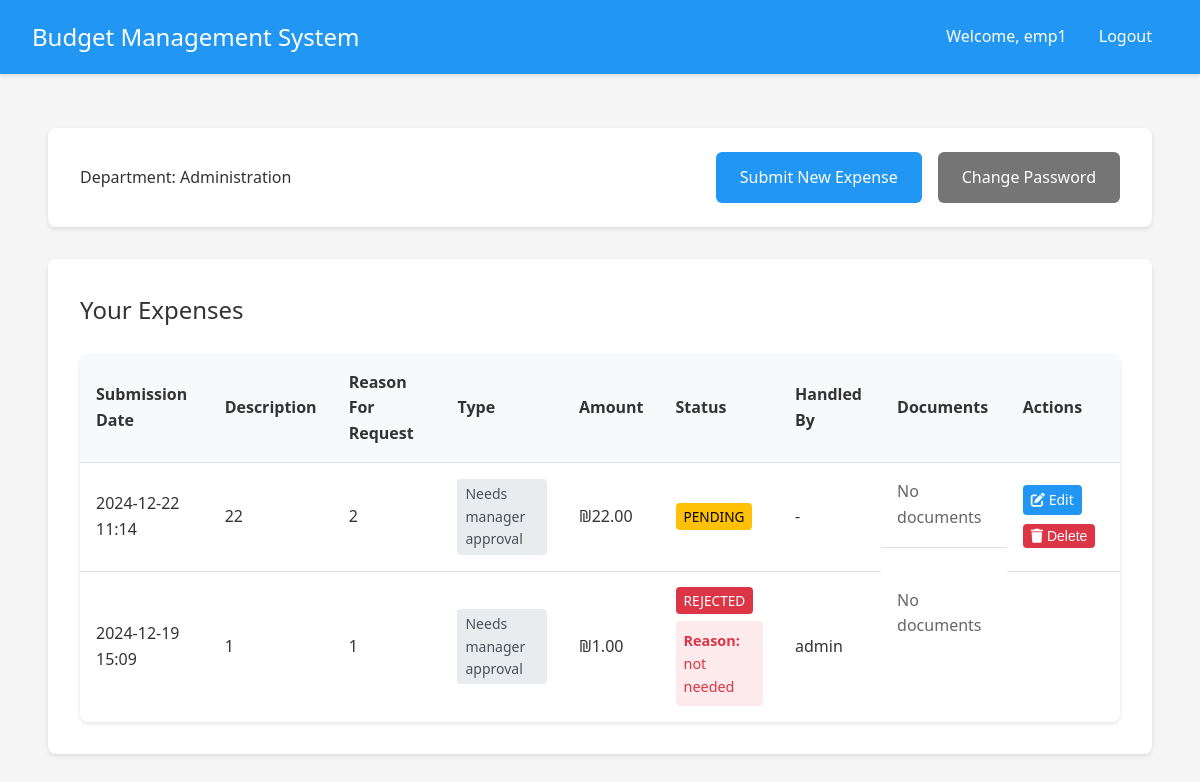
Before: /employee/dashboard (signed in) with the older database file.
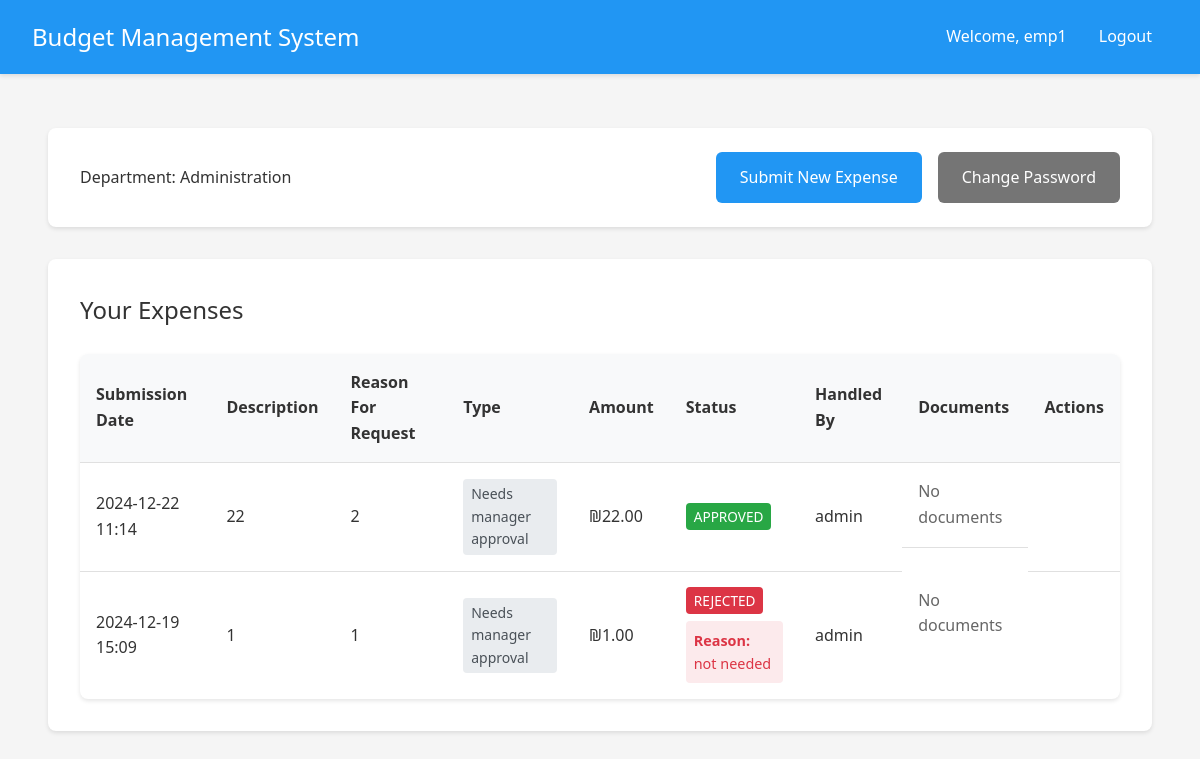
After: the same page with the newer database file.
### app.py (models this page shows, shortened)
class Expense(db.Model):
    __tablename__ = 'expense'
    id = db.Column(db.Integer, primary_key=True)
    amount = db.Column(db.Float, nullable=False)
    description = db.Column(db.String(200))
    reason = db.Column(db.String(500))
    type = db.Column(db.String(50), nullable=False, default='needs_approval')  # New field
    date = db.Column(db.DateTime, nullable=False, default=datetime.utcnow)
    status = db.Column(db.String(20), default='pending')
    user_id = db.Column(db.Integer, db.ForeignKey('user.id'), nullable=False)
    subcategory_id = db.Column(db.Integer, db.ForeignKey('subcategory.id'), nullable=False)
    quote_filename = db.Column(db.String(255))
    invoice_filename = db.Column(db.String(255))
    receipt_filename = db.Column(db.String(255))
    manager_id = db.Column(db.Integer, db.ForeignKey('user.id'), nullable=True)
    handled_at = db.Column(db.DateTime, nullable=True)
    rejection_reason = db.Column(db.String(500))

class User(UserMixin, db.Model):
    __tablename__ = 'user'
    id = db.Column(db.Integer, primary_key=True)
    username = db.Column(db.String(80), unique=True, nullable=False)
    email = db.Column(db.String(120), unique=False, nullable=False)
    password = db.Column(db.String(120), nullable=False)
    is_manager = db.Column(db.Boolean, default=False)
    is_admin = db.Column(db.Boolean, default=False)
    status = db.Column(db.String(20), default='active')  # active, inactive, pending
    department_id = db.Column(db.Integer, db.ForeignKey('department.id'))
    home_department = db.relationship('Department',
                                    foreign_keys=[department_id],
                                    back_populates='employees')
    managed_departments = db.relationship('Department',
                                       secondary=manager_departments,
                                       backref=db.backref('department_managers', lazy='dynamic'))
    submitted_expenses = db.relationship('Expense',
                                       primaryjoin='User.id==Expense.user_id',
                                       backref='submitter',
                                       lazy=True)
    handled_expenses = db.relationship('Expense',
                                     primaryjoin='User.id==Expense.manager_id',
                                     backref='handler',
                                     lazy=True)

### app.py (the view)
@app.route('/employee/dashboard')
@login_required
def employee_dashboard():
    if current_user.is_manager:
        return redirect(url_for('manager_dashboard'))
    expenses = Expense.query.filter_by(user_id=current_user.id).order_by(Expense.date.desc()).all()
    return render_template('employee_dashboard.html', expenses=expenses)

### app.py (called while the page is built)
@login_manager.user_loader
def load_user(user_id):
    return User.query.get(int(user_id))

@app.template_filter('format_expense_type')
def format_expense_type(value):
    types = {
        'future_approval': 'Approval for future purchase',
        'auto_approved': 'Automatically approved expense',
        'needs_approval': 'Needs manager approval',
        'pre_approved': 'Pre-approved by manager'
    }
    return types.get(value, value)

### templates/employee_dashboard.html (shortened to what the changed rows need)
{% extends "base.html" %}
{% block content %}
<div class="container">
    <div class="card">
        <h2>Your Expenses</h2>
        <div class="table-responsive">
            <table>
                <thead>
                    <tr>
                        <th>Submission Date</th>
                        <th>Description</th>
                        <th>Reason For Request</th>
                        <th>Type</th>
                        <th>Amount</th>
                        <th>Status</th>
                        <th>Handled By</th>
                        <th>Documents</th>
                        <th>Actions</th>
                    </tr>
                </thead>
                <tbody>
                    {% for expense in expenses %}
                    <tr>
                        <td title="{{ expense.date.strftime('%Y-%m-%d %H:%M:%S') }}">{{ expense.date.strftime('%Y-%m-%d %H:%M') }}</td>
                        <td>{{ expense.description }}</td>
                        <td>{{ expense.reason }}</td>
                        <td><span class="expense-type">{{ expense.type|format_expense_type }}</span></td>
                        <td>₪{{ "%.2f"|format(expense.amount) }}</td>
                        <td class="status-{{ expense.status }}">
                            {% if expense.status == 'rejected' %}
                                <span class="badge danger">Rejected</span>
                                {% if expense.rejection_reason %}
                                    <div class="rejection-reason">
                                        <strong>Reason:</strong> {{ expense.rejection_reason }}
                                    </div>
                                {% endif %}
                            {% elif expense.status == 'approved' %}
                                <span class="badge success">Approved</span>
                            {% elif expense.status == 'pending' %}
                                <span class="badge warning">Pending</span>
                            {% endif %}
                        </td>
                        <td>
                            {% if expense.status != 'pending' %}
                                {{ expense.handler.username if expense.handler else 'N/A' }}
                            {% else %}
                                -
                            {% endif %}
                        </td>
                        <td class="document-links">
                            {% if not expense.quote_filename and not expense.invoice_filename and not expense.receipt_filename %}
                                <span class="text-muted">No documents</span>
                            {% endif %}
                        </td>
                        <td>
                            {% if expense.status == 'pending' %}
                                <div class="action-buttons">
                                    <a href="{{ url_for('edit_expense', expense_id=expense.id) }}" class="button primary small" title="Edit Expense">
                                        <i class="fas fa-edit"></i> Edit
                                    </a>
                                    <form action="{{ url_for('delete_expense', expense_id=expense.id) }}"
                                          method="post"
                                          class="inline-form"
                                          onsubmit="return confirm('Are you sure you want to delete this expense? This action cannot be undone.');">
                                        <button type="submit" class="button danger small" title="Delete Expense">
                                            <i class="fas fa-trash"></i> Delete
                                        </button>
                                    </form>
                                </div>
                            {% endif %}
                        </td>
                    </tr>
                    {% endfor %}
                </tbody>
            </table>
        </div>
    </div>
</div>
{% endblock %}

Changed rows visible on the page:
changed Expense (number 1 of 2 on the later page): handler (not shown) → "admin"; status "PENDING - Edit Delete" → "APPROVED"
